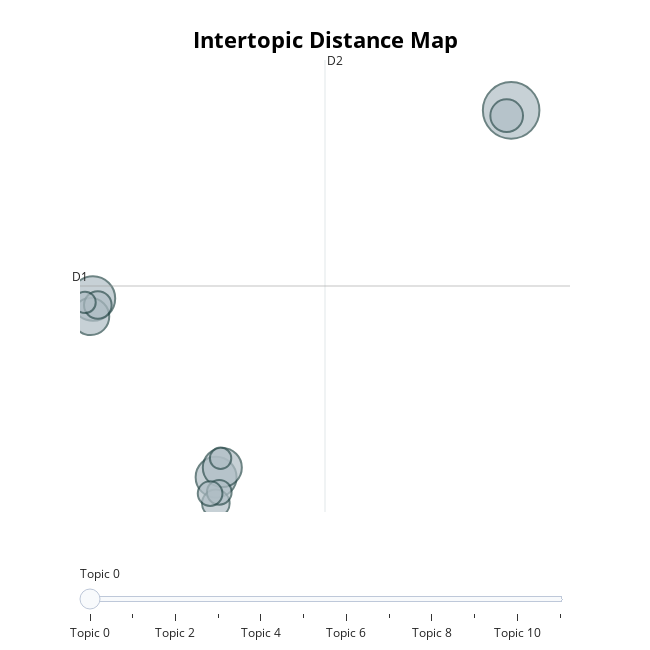

Write notebook code for a chart like this one.
### Code cell
# visualising topics
topic_model.visualize_topics(custom_labels=True)

### Figure 1 — Plotly figure (JSON) as saved in the notebook; plotly's stock layout.template omitted (floating-point values rounded to 4 significant figures)
{"data": [{"customdata": [[0, "Heat Impacts & Response", 21], [1, "Record Temperatures in October", 13], [2, "Water Crises & Droughts", 11], [3, "Health & Selfcare During Heatwaves", 10], [4, "Weather Forecasts & Nighttime", 9], [5, "Effects & Structural Challenges Of Heatwaves", 7], [6, "Climatic Changes", 5], [7, "Heatwaves in September", 5], [8, "Reseach on and Combating Climate Change", 4], [9, "Technology & Atmospheric Phenomena", 4], [10, "Summer Months & Rainfall", 3], [11, "Energy, Cooling & Data Infrastructure", 3]], "hovertemplate": "<b>Topic %{customdata[0]}</b><br>%{customdata[1]}<br>Size: %{customdata[2]}", "legendgroup": "", "marker": {"color": "#B0BEC5", "line": {"color": "DarkSlateGrey", "width": 2}, "size": [21, 13, 11, 10, 9, 7, 5, 5, 4, 4, 3, 3], "sizemode": "area", "sizeref": 0.01312, "symbol": "circle"}, "mode": "markers", "name": "", "orientation": "v", "showlegend": false, "type": "scatter", "x": [22.42, -1.473, 5.562, 5.918, -1.6, 22.16, 5.547, -1.195, 5.743, 5.22, -1.924, 5.819], "xaxis": "x", "y": [16.19, 7.117, -1.502, -1.038, 6.247, 15.94, -2.768, 6.8, -2.232, -2.295, 6.928, -0.5919], "yaxis": "y"}], "layout": {"annotations": [{"showarrow": false, "text": "D1", "x": -2.213, "y": 7.72, "yshift": 10}, {"showarrow": false, "text": "D2", "x": 11.78, "xshift": 10, "y": 18.62}], "height": 650, "hoverlabel": {"bgcolor": "white", "font": {"family": "Rockwell", "size": 16}}, "legend": {"itemsizing": "constant", "tracegroupgap": 0}, "margin": {"t": 60}, "shapes": [{"line": {"color": "#CFD8DC", "width": 2}, "type": "line", "x0": 11.78, "x1": 11.78, "y0": -3.183, "y1": 18.62}, {"line": {"color": "#9E9E9E", "width": 2}, "type": "line", "x0": -2.213, "x1": 25.78, "y0": 7.72, "y1": 7.72}], "sliders": [{"active": 0, "pad": {"t": 50}, "steps": [{"args": [{"marker.color": [["red", "#B0BEC5", "#B0BEC5", "#B0BEC5", "#B0BEC5", "#B0BEC5", "#B0BEC5", "#B0BEC5", "#B0BEC5", "#B0BEC5", "#B0BEC5", "#B0BEC5"]]}], "label": "Topic 0", "method": "update"}, {"args": [{"marker.color": [["#B0BEC5", "red", "#B0BEC5", "#B0BEC5", "#B0BEC5", "#B0BEC5", "#B0BEC5", "#B0BEC5", "#B0BEC5", "#B0BEC5", "#B0BEC5", "#B0BEC5"]]}], "label": "Topic 1", "method": "update"}, {"args": [{"marker.color": [["#B0BEC5", "#B0BEC5", "red", "#B0BEC5", "#B0BEC5", "#B0BEC5", "#B0BEC5", "#B0BEC5", "#B0BEC5", "#B0BEC5", "#B0BEC5", "#B0BEC5"]]}], "label": "Topic 2", "method": "update"}, {"args": [{"marker.color": [["#B0BEC5", "#B0BEC5", "#B0BEC5", "red", "#B0BEC5", "#B0BEC5", "#B0BEC5", "#B0BEC5", "#B0BEC5", "#B0BEC5", "#B0BEC5", "#B0BEC5"]]}], "label": "Topic 3", "method": "update"}, {"args": [{"marker.color": [["#B0BEC5", "#B0BEC5", "#B0BEC5", "#B0BEC5", "red", "#B0BEC5", "#B0BEC5", "#B0BEC5", "#B0BEC5", "#B0BEC5", "#B0BEC5", "#B0BEC5"]]}], "label": "Topic 4", "method": "update"}, {"args": [{"marker.color": [["#B0BEC5", "#B0BEC5", "#B0BEC5", "#B0BEC5", "#B0BEC5", "red", "#B0BEC5", "#B0BEC5", "#B0BEC5", "#B0BEC5", "#B0BEC5", "#B0BEC5"]]}], "label": "Topic 5", "method": "update"}, {"args": [{"marker.color": [["#B0BEC5", "#B0BEC5", "#B0BEC5", "#B0BEC5", "#B0BEC5", "#B0BEC5", "red", "#B0BEC5", "#B0BEC5", "#B0BEC5", "#B0BEC5", "#B0BEC5"]]}], "label": "Topic 6", "method": "update"}, {"args": [{"marker.color": [["#B0BEC5", "#B0BEC5", "#B0BEC5", "#B0BEC5", "#B0BEC5", "#B0BEC5", "#B0BEC5", "red", "#B0BEC5", "#B0BEC5", "#B0BEC5", "#B0BEC5"]]}], "label": "Topic 7", "method": "update"}, {"args": [{"marker.color": [["#B0BEC5", "#B0BEC5", "#B0BEC5", "#B0BEC5", "#B0BEC5", "#B0BEC5", "#B0BEC5", "#B0BEC5", "red", "#B0BEC5", "#B0BEC5", "#B0BEC5"]]}], "label": "Topic 8", "method": "update"}, {"args": [{"marker.color": [["#B0BEC5", "#B0BEC5", "#B0BEC5", "#B0BEC5", "#B0BEC5", "#B0BEC5", "#B0BEC5", "#B0BEC5", "#B0BEC5", "red", "#B0BEC5", "#B0BEC5"]]}], "label": "Topic 9", "method": "update"}, {"args": [{"marker.color": [["#B0BEC5", "#B0BEC5", "#B0BEC5", "#B0BEC5", "#B0BEC5", "#B0BEC5", "#B0BEC5", "#B0BEC5", "#B0BEC5", "#B0BEC5", "red", "#B0BEC5"]]}], "label": "Topic 10", "method": "update"}, {"args": [{"marker.color": [["#B0BEC5", "#B0BEC5", "#B0BEC5", "#B0BEC5", "#B0BEC5", "#B0BEC5", "#B0BEC5", "#B0BEC5", "#B0BEC5", "#B0BEC5", "#B0BEC5", "red"]]}], "label": "Topic 11", "method": "update"}]}], "title": {"font": {"color": "Black", "size": 22}, "text": "<b>Intertopic Distance Map</b>", "x": 0.5, "xanchor": "center", "y": 0.95, "yanchor": "top"}, "width": 650, "xaxis": {"anchor": "y", "domain": [0, 1], "range": [-2.213, 25.78], "title": {"text": ""}, "visible": false}, "yaxis": {"anchor": "x", "domain": [0, 1], "range": [-3.183, 18.62], "title": {"text": ""}, "visible": false}}}
